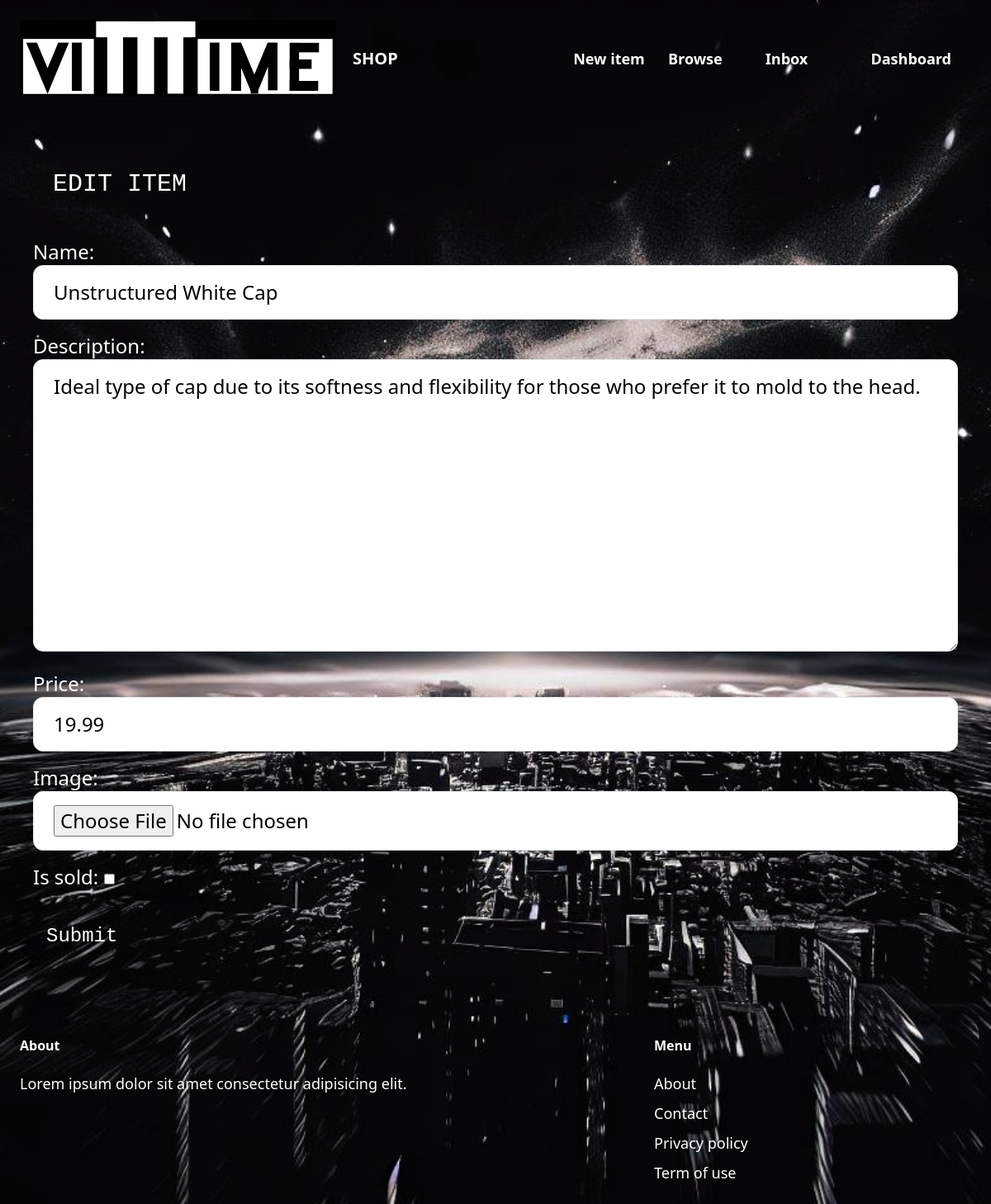
The page /items/1/edit/ (signed in) on the database its author committed.
### item/models.py (models this page shows, shortened)
class Item(models.Model):
  category = models.ForeignKey(Category, related_name='items', on_delete=models.CASCADE)
  name = models.CharField(max_length=255)
  description = models.TextField(blank=True, null=True)
  price = models.FloatField()
  image = models.ImageField(upload_to='item_images', blank=True, null=True)
  is_sold = models.BooleanField(default=False)
  created_by = models.ForeignKey(User, related_name='items', on_delete=models.CASCADE)
  created_at = models.DateTimeField(auto_now_add=True)

### item/views.py (the view)
# urls.py: path('<int:pk>/edit/', views.edit, name='edit'),
@login_required
def edit(request, pk):
  item = get_object_or_404(Item, pk=pk, created_by=request.user)
  if request.method == 'POST':
    form = EditItemForm(request.POST, request.FILES, instance=item)
    if form.is_valid():
      form.save()
      return redirect('item:detail', pk=item.id)
  else:
    form = EditItemForm(instance=item)
  return render(request, 'item/form.html', {
    'form': form,
    'title': 'Edit item',
  })

### item/forms.py
class EditItemForm(forms.ModelForm):
  class Meta:
    model = Item
    fields = ('name', 'description', 'price', 'image', 'is_sold')
    widgets = {
      'name': forms.TextInput(attrs={
        'class': INPUT_CLASSES
      }),
      'description': forms.Textarea(attrs={
        'class': INPUT_CLASSES
      }),
      'price': forms.TextInput(attrs={
        'class': INPUT_CLASSES
      }),
      'image': forms.FileInput(attrs={
        'class': INPUT_CLASSES
      })
    }

### item/templates/item/form.html (shortened to what this page needs)
{% extends 'core/base.html' %}
{% block content %}
<h1 class="mb-6 p-6 text-3xl text-white uppercase font-mono">{{ title }}</h1>
<form class="text-white text-2xl mt-6 mb-6" method="post" action="." enctype="multipart/form-data">
  <div class="space-y-4">
    {{ form.as_p }}
  </div>
  <button class="py-4 px-4 font-mono mt-6 bg-transparent hover:bg-gradient-to-r from-rose-500 to-transparent rounded-xl text-white text-2xl">Submit</button>
</form>
{% endblock %}

### rows shown on the page
Item: name "Unstructured White Cap", description "Ideal type of cap due to its softness and flexibility for those who prefer it to mold to the head.", price "19.99"

### other values the page prints
{{ title }} "EDIT ITEM"
